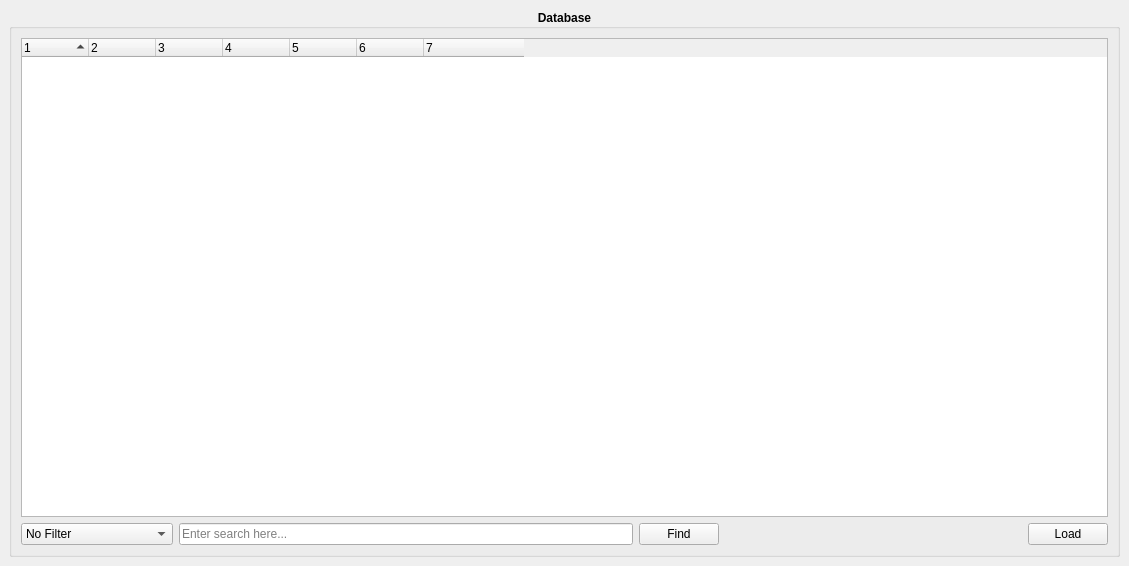
<?xml version="1.0" encoding="UTF-8"?>
<ui version="4.0">
 <class>main_window</class>
 <widget class="QMainWindow" name="main_window">
  <property name="windowModality">
   <enum>Qt::NonModal</enum>
  </property>
  <property name="geometry">
   <rect>
    <x>0</x>
    <y>0</y>
    <width>1129</width>
    <height>566</height>
   </rect>
  </property>
  <property name="windowTitle">
   <string>Load .cube files online...</string>
  </property>
  <widget class="QWidget" name="central_widget">
   <layout class="QVBoxLayout" name="verticalLayout" stretch="3">
    <item>
     <widget class="QGroupBox" name="database_groupbox">
      <property name="font">
       <font>
        <weight>75</weight>
        <bold>true</bold>
       </font>
      </property>
      <property name="title">
       <string>Database</string>
      </property>
      <property name="alignment">
       <set>Qt::AlignCenter</set>
      </property>
      <layout class="QVBoxLayout" name="verticalLayout_3">
       <item>
        <widget class="QTreeWidget" name="tree">
         <property name="font">
          <font>
           <weight>50</weight>
           <bold>false</bold>
          </font>
         </property>
         <property name="toolTip">
          <string>A tree consisting of molecules and their orbitals listed in the database file.
Choose one or more orbitals by selecting the wanted orbitals and click 'Load'.

To load multiple orbitals keep the Ctrl (or Shift) key pressed during the selection process.

To load an entire molecule, simply select the molecule row.</string>
         </property>
         <property name="horizontalScrollBarPolicy">
          <enum>Qt::ScrollBarAlwaysOff</enum>
         </property>
         <property name="alternatingRowColors">
          <bool>true</bool>
         </property>
         <property name="selectionMode">
          <enum>QAbstractItemView::ExtendedSelection</enum>
         </property>
         <property name="verticalScrollMode">
          <enum>QAbstractItemView::ScrollPerPixel</enum>
         </property>
         <property name="sortingEnabled">
          <bool>true</bool>
         </property>
         <property name="allColumnsShowFocus">
          <bool>true</bool>
         </property>
         <property name="columnCount">
          <number>7</number>
         </property>
         <attribute name="headerMinimumSectionSize">
          <number>10</number>
         </attribute>
         <attribute name="headerDefaultSectionSize">
          <number>67</number>
         </attribute>
         <attribute name="headerStretchLastSection">
          <bool>false</bool>
         </attribute>
         <column>
          <property name="text">
           <string notr="true">1</string>
          </property>
         </column>
         <column>
          <property name="text">
           <string notr="true">2</string>
          </property>
         </column>
         <column>
          <property name="text">
           <string notr="true">3</string>
          </property>
         </column>
         <column>
          <property name="text">
           <string notr="true">4</string>
          </property>
         </column>
         <column>
          <property name="text">
           <string notr="true">5</string>
          </property>
         </column>
         <column>
          <property name="text">
           <string notr="true">6</string>
          </property>
         </column>
         <column>
          <property name="text">
           <string notr="true">7</string>
          </property>
         </column>
        </widget>
       </item>
       <item>
        <layout class="QHBoxLayout" name="database_layout" stretch="1,3,0,2,0">
         <item>
          <widget class="QComboBox" name="combobox">
           <property name="minimumSize">
            <size>
             <width>150</width>
             <height>0</height>
            </size>
           </property>
           <property name="font">
            <font>
             <weight>50</weight>
             <bold>false</bold>
            </font>
           </property>
           <property name="toolTip">
            <string>Choose a filter for XC-functionals.</string>
           </property>
           <property name="editable">
            <bool>false</bool>
           </property>
           <property name="frame">
            <bool>true</bool>
           </property>
           <item>
            <property name="text">
             <string>No Filter</string>
            </property>
           </item>
           <item>
            <property name="text">
             <string>B3LYP</string>
            </property>
           </item>
           <item>
            <property name="text">
             <string>HSE</string>
            </property>
           </item>
           <item>
            <property name="text">
             <string>OT-RSH</string>
            </property>
           </item>
           <item>
            <property name="text">
             <string>PBE</string>
            </property>
           </item>
          </widget>
         </item>
         <item>
          <widget class="QLineEdit" name="line_edit">
           <property name="minimumSize">
            <size>
             <width>250</width>
             <height>0</height>
            </size>
           </property>
           <property name="font">
            <font>
             <weight>50</weight>
             <bold>false</bold>
            </font>
           </property>
           <property name="toolTip">
            <string>Search a molecule by name.</string>
           </property>
           <property name="placeholderText">
            <string>Enter search here...</string>
           </property>
           <property name="clearButtonEnabled">
            <bool>true</bool>
           </property>
          </widget>
         </item>
         <item>
          <widget class="QPushButton" name="find_button">
           <property name="font">
            <font>
             <weight>50</weight>
             <bold>false</bold>
            </font>
           </property>
           <property name="toolTip">
            <string>Searches for the molecule entered in the line edit.</string>
           </property>
           <property name="text">
            <string>Find</string>
           </property>
          </widget>
         </item>
         <item>
          <spacer name="top_spacer">
           <property name="orientation">
            <enum>Qt::Horizontal</enum>
           </property>
           <property name="sizeHint" stdset="0">
            <size>
             <width>40</width>
             <height>20</height>
            </size>
           </property>
          </spacer>
         </item>
         <item>
          <widget class="QPushButton" name="database_load_button">
           <property name="font">
            <font>
             <weight>50</weight>
             <bold>false</bold>
            </font>
           </property>
           <property name="toolTip">
            <string>Load all selected molecules and orbitals.</string>
           </property>
           <property name="text">
            <string>Load</string>
           </property>
           <property name="autoDefault">
            <bool>false</bool>
           </property>
          </widget>
         </item>
        </layout>
       </item>
      </layout>
     </widget>
    </item>
   </layout>
  </widget>
 </widget>
 <resources/>
 <connections/>
</ui>
